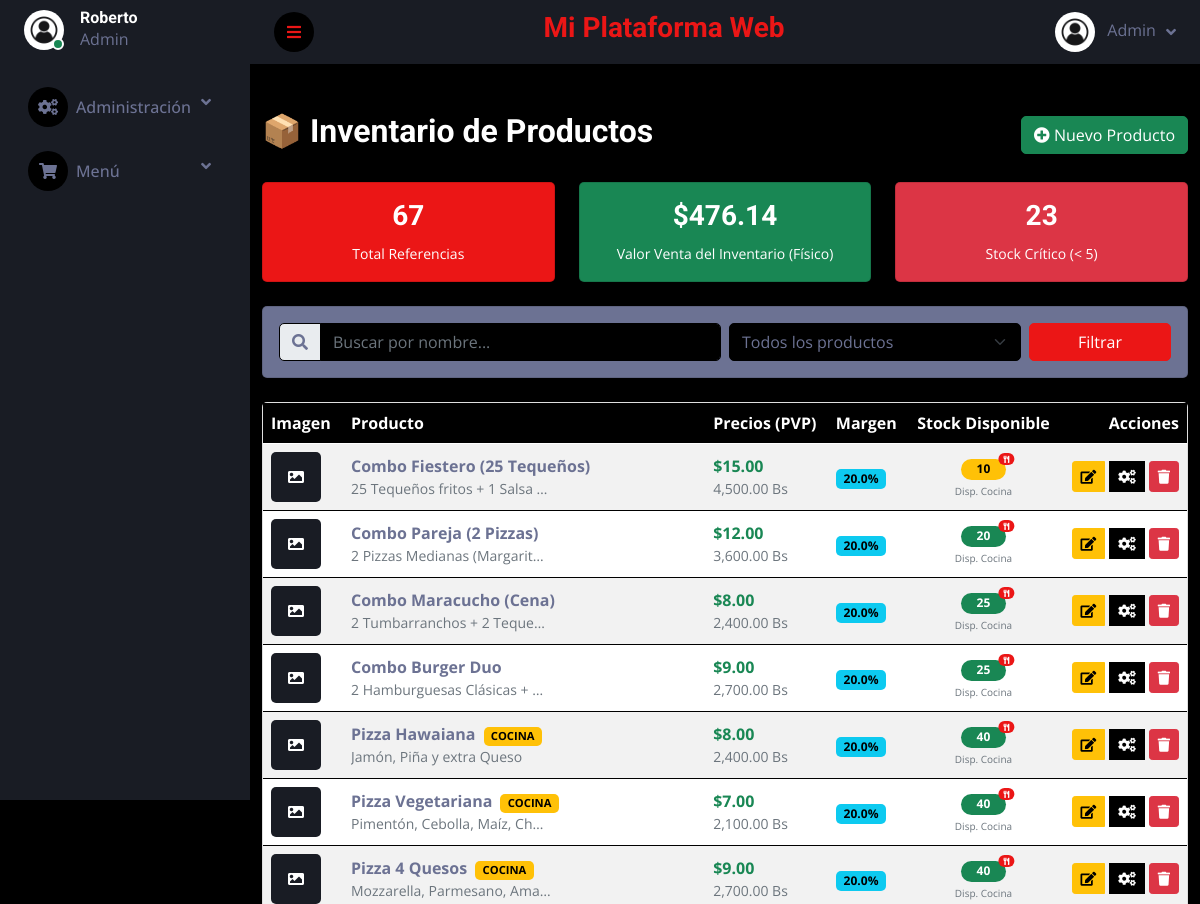
/admin/productos.php (signed in, upper part), run on an earlier commit of the app's database.
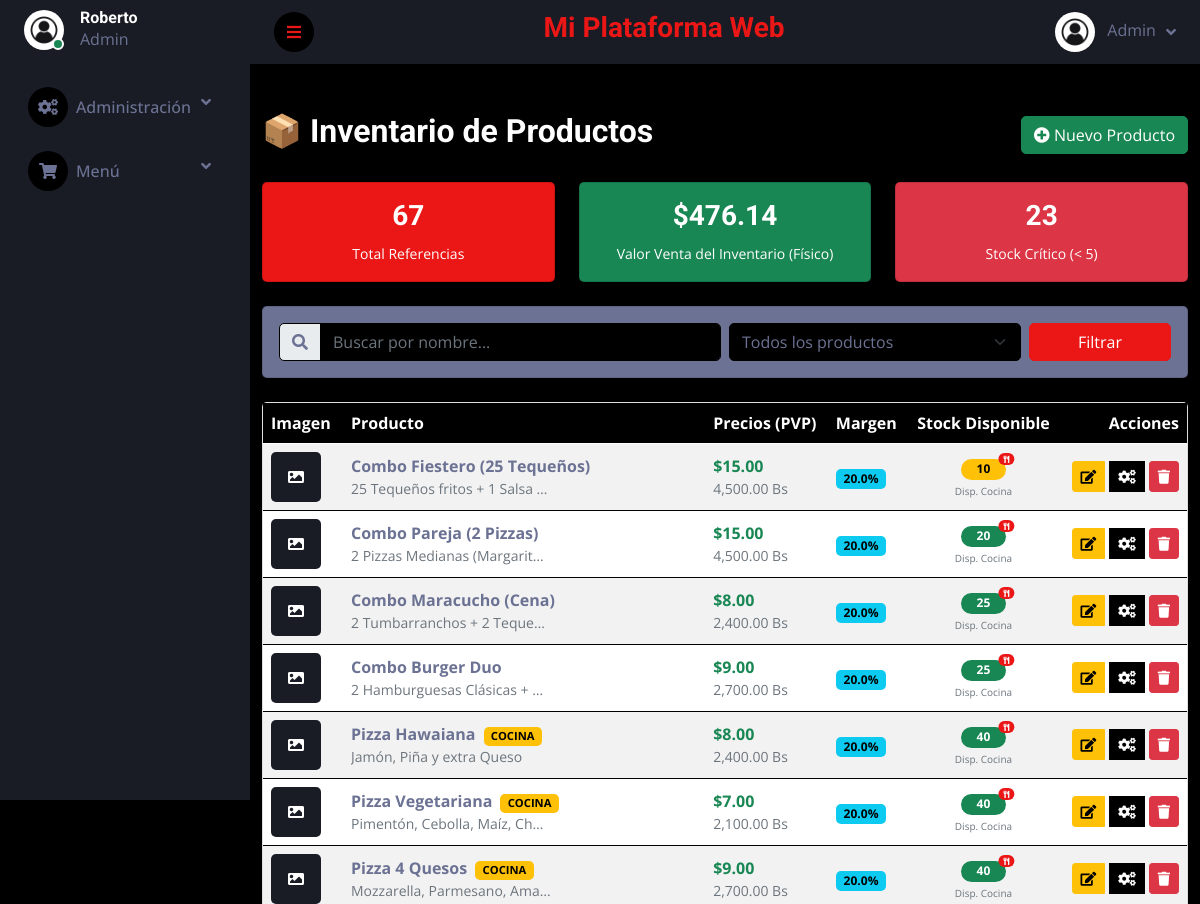
And on a later commit of the database.
### tables this page shows
CREATE TABLE `products` (
  `id` int(11) NOT NULL,
  `name` varchar(100) NOT NULL,
  `description` text DEFAULT NULL,
  `price_usd` decimal(10,2) NOT NULL,
  `price_ves` decimal(10,2) NOT NULL,
  `stock` int(11) NOT NULL,
  `product_type` enum('simple','compound','prepared') DEFAULT 'simple',
  `kitchen_station` enum('pizza','kitchen','bar') DEFAULT 'kitchen',
  `image_url` varchar(255) DEFAULT NULL,
  `created_at` timestamp NULL DEFAULT current_timestamp(),
  `profit_margin` decimal(5,2) NOT NULL DEFAULT 20.00,
  `updated_at` timestamp NULL DEFAULT NULL
);

CREATE TABLE `product_components` (
  `id` int(11) NOT NULL,
  `product_id` int(11) NOT NULL,
  `component_type` enum('raw','manufactured','product') NOT NULL,
  `component_id` int(11) NOT NULL,
  `quantity` decimal(10,4) NOT NULL
);

### funciones/ProductManager.php (called while the page is built, shortened)
<?php
class ProductManager {
    private $db;
    public function __construct($db) {
        $this->db = Database::getConnection();
    }
    public function getProductById($id) {
        $stmt = $this->db->prepare("SELECT * FROM products WHERE id = ?");
        $stmt->execute([$id]);
        return $stmt->fetch(PDO::FETCH_ASSOC) ?: null;
    }
    public function getAllProducts() {
        $stmt = $this->db->prepare("SELECT * FROM products ORDER BY created_at DESC");
        $stmt->execute();
        return $stmt->fetchAll(PDO::FETCH_ASSOC);
    }
    public function getProductComponents($productId) {
        $sql = "SELECT pc.*,
                CASE
                    WHEN pc.component_type = 'raw' THEN rm.name
                    WHEN pc.component_type = 'manufactured' THEN mp.name
                    WHEN pc.component_type = 'product' THEN p.name
                END as item_name,
                CASE
                    WHEN pc.component_type = 'raw' THEN rm.unit
                    WHEN pc.component_type = 'manufactured' THEN mp.unit
                    WHEN pc.component_type = 'product' THEN 'und'
                END as item_unit,
                CASE
                    WHEN pc.component_type = 'raw' THEN rm.cost_per_unit
                    WHEN pc.component_type = 'manufactured' THEN mp.unit_cost_average
                    WHEN pc.component_type = 'product' THEN p.price_usd
                END as item_cost
                FROM product_components pc
                LEFT JOIN raw_materials rm ON pc.component_id = rm.id AND pc.component_type = 'raw'
                LEFT JOIN manufactured_products mp ON pc.component_id = mp.id AND pc.component_type = 'manufactured'
                LEFT JOIN products p ON pc.component_id = p.id AND pc.component_type = 'product'
                WHERE pc.product_id = ?";
        $stmt = $this->db->prepare($sql);
        $stmt->execute([$productId]);
        return $stmt->fetchAll(PDO::FETCH_ASSOC);
    }
    public function getVirtualStock($productId) {
        $components = $this->getProductComponents($productId);
        $minStock = null;
        foreach ($components as $comp) {
            $qtyNeeded = floatval($comp['quantity']);
            $currentStock = 0;
            if ($comp['component_type'] == 'raw') {
                $stmt = $this->db->prepare("SELECT stock_quantity FROM raw_materials WHERE id = ?");
                $stmt->execute([$comp['component_id']]);
                $currentStock = floatval($stmt->fetchColumn());
            } elseif ($comp['component_type'] == 'manufactured') {
                $stmt = $this->db->prepare("SELECT stock FROM manufactured_products WHERE id = ?");
                $stmt->execute([$comp['component_id']]);
                $currentStock = floatval($stmt->fetchColumn());
            } elseif ($comp['component_type'] == 'product') {
                $subProduct = $this->getProductById($comp['component_id']);
                if ($subProduct) {
                    if ($subProduct['product_type'] === 'simple') {
                        $currentStock = floatval($subProduct['stock']);
                    } else {
                        $currentStock = $this->getVirtualStock($comp['component_id']);
                    }
                } else {
                    $currentStock = 0;
                }
            }
            $possibleWithThisItem = floor($currentStock / $qtyNeeded);
            if ($minStock === null || $possibleWithThisItem < $minStock) {
                $minStock = $possibleWithThisItem;
            }
        }
        return ($minStock === null) ? 0 : $minStock;
    }
}
?>

### funciones/conexion.php (called while the page is built, shortened)
<?php
class Database
{
    private static $connection = null;
    public static function getConnection()
    {
        if (self::$connection === null) {
            try {
                $host     = $_ENV['DB_HOST'] ?? 'localhost';
                $dbname   = $_ENV['DB_NAME'] ?? 'minimarket';
                $username = $_ENV['DB_USER'] ?? 'root';
                $password = $_ENV['DB_PASSWORD'] ?? '';
                $port     = $_ENV['DB_PORT'] ?? '3306';
                $options = [
                    PDO::ATTR_ERRMODE            => PDO::ERRMODE_EXCEPTION,
                    PDO::ATTR_DEFAULT_FETCH_MODE => PDO::FETCH_ASSOC,
                    PDO::ATTR_EMULATE_PREPARES   => false,
                ];
                self::$connection = new PDO(
                    "mysql:host=$host;port=$port;dbname=$dbname;charset=utf8mb4",
                    $username,
                    $password,
                    $options
                );
            } catch (PDOException $e) {
                error_log("Error de conexión: " . $e->getMessage());
                die("<h3>Error de conexión.</h3><p>Verifica tu archivo .env y los logs del servidor.</p>");
            }
        }
        return self::$connection;
    }
}
?>

### admin/productos.php (the view, shortened to what the rows shown need)
<?php
require_once '../templates/autoload.php';
$search = $_GET['search'] ?? '';
$filter = $_GET['filter'] ?? '';
if ($filter === 'stock_bajo') {
    $productos = $productManager->getLowStockProducts(10);
} elseif (!empty($search)) {
    $productos = $productManager->searchProducts($search);
} else {
    $productos = $productManager->getAllProducts();
}
require_once '../templates/header.php';
?>
<div class="container mt-5">
    <div class="d-flex justify-content-between align-items-center mb-4">
        <h2>📦 Inventario de Productos</h2>
    </div>
    <div class="card shadow">
        <div class="card-body p-0">
            <div class="table-responsive">
                <table class="table table-striped table-hover mb-0 align-middle">
                    <thead class="table-dark">
                        <tr>
                            <th style="width: 80px;">Imagen</th>
                            <th>Producto</th>
                            <th>Precios (PVP)</th>
                            <th>Margen</th>
                            <th class="text-center">Stock Disponible</th>
                            <th class="text-end">Acciones</th>
                        </tr>
                    </thead>
                    <tbody>
                        <?php if (!empty($productos)): ?>
                            <?php foreach ($productos as $producto): ?>
                                <tr>
                                    <td>
                                        <?php if (!empty($producto['image_url']) && file_exists("../" . $producto['image_url'])): ?>
                                            <img src="../<?= htmlspecialchars($producto['image_url']) ?>" class="rounded border" width="50" height="50" style="object-fit: cover;">
                                        <?php else: ?>
                                            <div class="bg-secondary text-white rounded d-flex align-items-center justify-content-center" style="width: 50px; height: 50px;">
                                                <i class="fa fa-image"></i>
                                            </div>
                                        <?php endif; ?>
                                    </td>
                                    <td>
                                        <span class="fw-bold"><?= htmlspecialchars($producto['name']) ?></span>
                                        <?php if ($producto['product_type'] === 'prepared'): ?>
                                            <span class="badge bg-warning text-dark ms-1" style="font-size: 0.7em;">COCINA</span>
                                        <?php elseif ($producto['product_type'] === 'simple'): ?>
                                            <span class="badge bg-secondary ms-1" style="font-size: 0.7em;">REVENTA</span>
                                        <?php endif; ?>
                                        <br>
                                        <small class="text-muted text-truncate d-block" style="max-width: 200px;">
                                            <?= htmlspecialchars($producto['description']) ?>
                                        </small>
                                    </td>
                                    <td>
                                        <div class="d-flex flex-column">
                                            <span class="fw-bold text-success">$<?= number_format($producto['price_usd'], 2) ?></span>
                                            <span class="small text-muted"><?= number_format($producto['price_ves'], 2) ?> Bs</span>
                                        </div>
                                    </td>
                                    <td>
                                        <span class="badge bg-info text-dark">
                                            <?= number_format($producto['profit_margin'], 1) ?>%
                                        </span>
                                    </td>
                                    <td class="text-center">
                                        <?php
                                            $stockMostrar = 0;
                                            $esVirtual = false;
                                            if ($producto['product_type'] === 'simple') {
                                                $stockMostrar = $producto['stock'];
                                                $esVirtual = false;
                                            } else {
                                                $stockMostrar = $productManager->getVirtualStock($producto['id']);
                                                $esVirtual = true;
                                            }
                                            $stockClass = 'bg-success';
                                            if ($stockMostrar <= 5) $stockClass = 'bg-danger';
                                            elseif ($stockMostrar <= 15) $stockClass = 'bg-warning text-dark';
                                        ?>
                                        <span class="badge <?= $stockClass ?> rounded-pill px-3 position-relative">
                                            <?= $stockMostrar ?>
                                            <?php if($esVirtual): ?>
                                                <span class="position-absolute top-0 start-100 translate-middle badge rounded-pill bg-primary"
                                                      style="font-size: 0.6em;"
                                                      title="Calculado según ingredientes disponibles">
                                                    <i class="fa fa-utensils"></i>
                                                </span>
                                            <?php endif; ?>
                                        </span>
                                        <div style="font-size: 10px;" class="text-muted mt-1">
                                            <?= $esVirtual ? 'Disp. Cocina' : 'Físico' ?>
                                        </div>
                                    </td>
                                    <td class="text-end">
                                        <div class="btn-group">
                                            <a href="edit_product.php?id=<?= $producto['id'] ?>" class="btn btn-sm btn-warning" title="Editar">
                                                <i class="fa fa-edit"></i>
                                            </a>
                                            <a href="configurar_receta.php?id=<?= $producto['id'] ?>" class="btn btn-sm btn-dark ms-1" title="Configurar Receta">
                                                <i class="fa fa-cogs"></i>
                                            </a>
                                            <form action="delete_product.php?id=<?= $producto['id'] ?>" method="POST" style="display:inline;">
                                                <button type="submit" class="btn btn-sm btn-danger ms-1" onclick="return confirm('¿Eliminar <?= htmlspecialchars($producto['name']) ?>?');" title="Eliminar">
                                                    <i class="fa fa-trash"></i>
                                                </button>
                                            </form>
                                        </div>
                                    </td>
                                </tr>
                            <?php endforeach; ?>
                        <?php endif; ?>
                    </tbody>
                </table>
            </div>
        </div>
    </div>
</div>
<?php require_once '../templates/footer.php'; ?>

What changed in the data, as far as the page shows it:
changed products "Combo Pareja (2 Pizzas)": price_usd "12.00" → "15.00"; price_ves "3,600.00" → "4,500.00"
